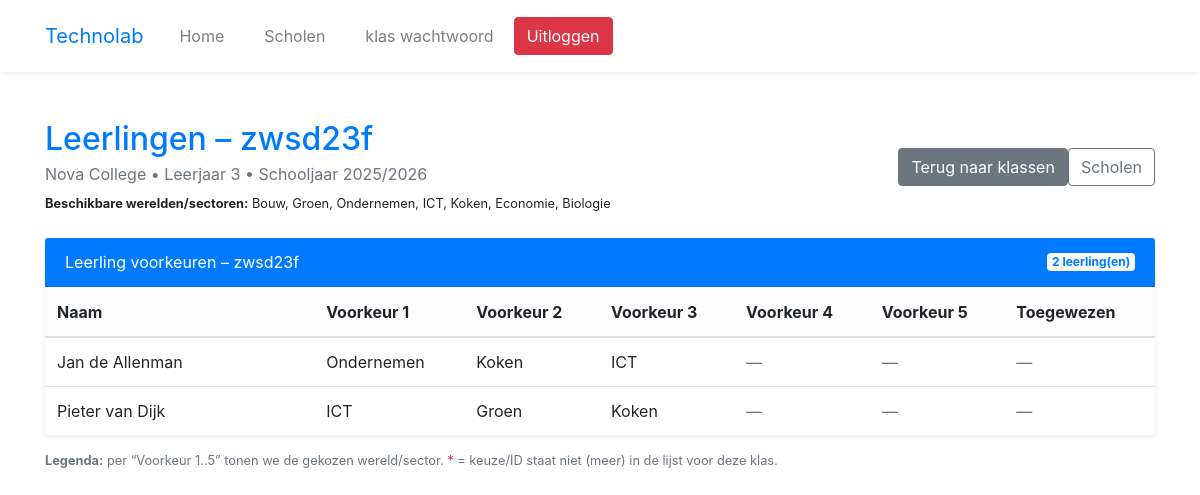
/leerlingen.php?klas_id=7 (signed in), run on the app's committed database.
### tables this page shows
CREATE TABLE `klas` (
  `klas_id` int(11) NOT NULL,
  `school_id` int(11) NOT NULL,
  `klasaanduiding` varchar(100) NOT NULL,
  `leerjaar` varchar(100) DEFAULT NULL,
  `schooljaar` varchar(100) NOT NULL,
  `pincode` varchar(50) DEFAULT NULL,
  `max_keuzes` tinyint(3) UNSIGNED NOT NULL
);

CREATE TABLE `school` (
  `school_id` smallint(6) NOT NULL,
  `schoolnaam` varchar(100) NOT NULL,
  `plaats` varchar(100) NOT NULL,
  `type_onderwijs` set('Primair Onderwijs','Voortgezet Onderwijs','MBO') DEFAULT NULL
);

CREATE TABLE `leerling` (
  `leerling_id` int(11) NOT NULL,
  `klas_id` int(11) NOT NULL,
  `voornaam` varchar(100) NOT NULL,
  `tussenvoegsel` varchar(100) DEFAULT NULL,
  `achternaam` varchar(100) NOT NULL,
  `voorkeur1` varchar(100) DEFAULT NULL,
  `voorkeur2` varchar(100) DEFAULT NULL,
  `voorkeur3` varchar(100) DEFAULT NULL,
  `voorkeur4` varchar(100) DEFAULT NULL,
  `voorkeur5` varchar(100) DEFAULT NULL,
  `toegewezen_voorkeur` varchar(100) DEFAULT NULL
);

### leerlingen.php (the view, shortened to what this page needs)
<?php
require 'includes/header.php';
$klas_id = (int)$_GET['klas_id'];
$stmt = $conn->prepare("
    SELECT k.klas_id, k.school_id, k.klasaanduiding, k.leerjaar, k.schooljaar, s.schoolnaam
    FROM klas k
    JOIN school s ON s.school_id = k.school_id
    WHERE k.klas_id = ?
");
$stmt->bind_param("i", $klas_id);
$stmt->execute();
$klas = $stmt->get_result()->fetch_assoc();
$stmt = $conn->prepare("
    SELECT id, naam
    FROM klas_voorkeur
    WHERE klas_id = ? AND actief = 1
    ORDER BY volgorde ASC
");
$stmt->bind_param("i", $klas_id);
$stmt->execute();
$res = $stmt->get_result();
$allowedById = [];
$allowedNames = [];
$allowedList = [];
while ($r = $res->fetch_assoc()) {
    $id = (int)$r['id'];
    $naam = (string)$r['naam'];
    $allowedById[$id] = $naam;
    $allowedNames[mb_strtolower(trim($naam))] = $naam;
    $allowedList[] = $naam;
}
$stmt = $conn->prepare("
    SELECT leerling_id, voornaam, tussenvoegsel, achternaam,
           voorkeur1, voorkeur2, voorkeur3, voorkeur4, voorkeur5, toegewezen_voorkeur
    FROM leerling
    WHERE klas_id = ?
    ORDER BY achternaam ASC, voornaam ASC
");
$stmt->bind_param("i", $klas_id);
$stmt->execute();
$leerlingen = $stmt->get_result();
function e($s)
{
    return htmlspecialchars((string)$s, ENT_QUOTES, 'UTF-8');
}
function dash()
{
    return '<span class="text-muted">—</span>';
}
function renderChoice(?string $raw, array $allowedById, array $allowedNames): string
{
    $v = trim((string)$raw);
    if ($v === '') return dash();
    if (ctype_digit($v)) {
        $id = (int)$v;
        if (isset($allowedById[$id])) {
            return e($allowedById[$id]);
        } else {
            return '<span class="text-danger" title="ID niet (meer) geldig voor deze klas">' . e($v) . ' *</span>';
        }
    }
    return '<span class="text-danger" title="Keuze staat niet (meer) in de lijst voor deze klas">' . e($v) . ' *</span>';
}
?>
<div class="container py-5">
    <div class="row mb-4">
        <div class="col d-flex justify-content-between align-items-center">
            <div>
                <h2 class="fw-bold text-primary mb-1">
                    Leerlingen – <?= e($klas['klasaanduiding']) ?>
                </h2>
                <div class="text-muted">
                    <?= e($klas['schoolnaam']) ?> • Leerjaar <?= e($klas['leerjaar']) ?> • Schooljaar <?= e($klas['schooljaar']) ?>
                </div>
                <?php if (!empty($allowedList)): ?>
                    <div class="mt-2 small">
                        <strong>Beschikbare werelden/sectoren:</strong>
                        <?= e(implode(', ', $allowedList)) ?>
                    </div>
                <?php endif; ?>
            </div>
            <div class="d-flex gap-2">
                <a href="klassen.php?school_id=<?= (int)$klas['school_id'] ?>" class="btn btn-secondary">
                    <i class="bi bi-arrow-left"></i> Terug naar klassen
                </a>
                <a href="scholen.php" class="btn btn-outline-secondary">
                    <i class="bi bi-building"></i> Scholen
                </a>
            </div>
        </div>
    </div>
    <div class="card shadow-sm border-0">
        <div class="card-header bg-primary text-white fw-semibold d-flex justify-content-between align-items-center">
            <span>Leerling voorkeuren – <?= e($klas['klasaanduiding']) ?></span>
            <span class="badge bg-light text-primary"><?= (int)$leerlingen->num_rows ?> leerling(en)</span>
        </div>
        <div class="card-body p-0">
            <table class="table table-hover align-middle mb-0">
                <thead class="table-light">
                    <tr>
                        <th style="min-width:220px;">Naam</th>
                        <?php for ($i = 1; $i <= MAX_RANGES; $i++): ?>
                            <th>Voorkeur <?= $i ?></th>
                        <?php endfor; ?>
                        <th>Toegewezen</th>
                    </tr>
                </thead>
                <tbody>
                    <?php if ($leerlingen->num_rows === 0): ?>
                        <tr>
                            <td colspan="<?= 2 + MAX_RANGES ?>" class="text-center py-3 text-muted">
                                Nog geen leerlingen in deze klas.
                            </td>
                        </tr>
                    <?php else: ?>
                        <?php while ($l = $leerlingen->fetch_assoc()): ?>
                            <tr>
                                <td>
                                    <?= e($l['voornaam']) ?>
                                    <?= $l['tussenvoegsel'] ? e(' ' . $l['tussenvoegsel']) : '' ?>
                                    <?= e(' ' . $l['achternaam']) ?>
                                </td>
                                <?php for ($i = 1; $i <= MAX_RANGES; $i++): ?>
                                    <td><?= renderChoice($l['voorkeur' . $i] ?? '', $allowedById, $allowedNames) ?></td>
                                <?php endfor; ?>
                                <?php
                                $tz = trim((string)($l['toegewezen_voorkeur'] ?? ''));
                                echo '<td>' . ($tz === '' ? dash() : '<span class="fw-semibold text-success">' . e($tz) . '</span>') . '</td>';
                                ?>
                            </tr>
                        <?php endwhile; ?>
                    <?php endif; ?>
                </tbody>
            </table>
        </div>
    </div>
    <div class="mt-3 small text-muted">
        <strong>Legenda:</strong> per “Voorkeur 1..5” tonen we de gekozen wereld/sector.
        <span class="text-danger">*</span> = keuze/ID staat niet (meer) in de lijst voor deze klas.
    </div>
</div>
<?php require 'includes/footer.php'; ?>

### includes/header.php (shortened to what this page needs)
<!DOCTYPE html>
<html lang="nl">
<head>
    <link rel="stylesheet" href="https://stackpath.bootstrapcdn.com/bootstrap/4.4.1/css/bootstrap.min.css">
</head>
<?php require 'nav.php'; ?>
<body>

### includes/nav.php (shortened to what this page needs)
<nav class="navbar navbar-expand-lg navbar-light bg-white shadow-sm py-3">
    <div class="container">
        <a class="navbar-brand fw-bold text-primary" href="/TTR/index.php">
            <i class="bi bi-mortarboard-fill me-2 fs-3"></i>Technolab
        </a>
        <div class="collapse navbar-collapse" id="navbarNav">
            <?php if (isset($_SESSION['admin_id'])): ?>
                <ul class="navbar-nav me-auto mb-2 mb-lg-0">
                    <li class="nav-item mx-1">
                        <a class="nav-link px-3 rounded-pill <?php if (basename($_SERVER['PHP_SELF']) == 'index.php') echo ' active'; ?>" href="/TTR/index.php">Home</a>
                    </li>
                    <li class="nav-item mx-1">
                        <a class="nav-link px-3 rounded-pill <?php if (basename($_SERVER['PHP_SELF']) == 'scholen.php') echo ' active'; ?>" href="/TTR/scholen.php">Scholen</a>
                    </li>
                    <li class="nav-item mx-1">
                        <a class="nav-link px-3 rounded-pill <?php if (basename($_SERVER['PHP_SELF']) == 'klas_login.php') echo ' active'; ?>" href="/TTR/klas_login.php">klas wachtwoord</a>
                    </li>
                </ul>
                <div class="d-flex ms-auto">
                    <a href="uitloggen.php" class="btn btn-danger">Uitloggen</a>
                </div>
            <?php endif; ?>
        </div>
    </div>
</nav>

### data on the page
klas: klasaanduiding "zwsd23f", school.schoolnaam "Nova College", leerjaar "3", schooljaar "2025/2026"
leerling: voornaam "Jan", tussenvoegsel "de", achternaam "Allenman", voorkeur1 "Ondernemen", voorkeur2 "Koken", voorkeur3 "ICT"
leerling: voornaam "Pieter", tussenvoegsel "van", achternaam "Dijk", voorkeur1 "ICT", voorkeur2 "Groen", voorkeur3 "Koken"

### other printed values
implode(', ', $allowedList) "Bouw, Groen, Ondernemen, ICT, Koken, Economie, Biologie"
$leerlingen->num_rows "2"
